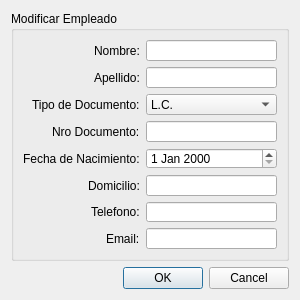
<?xml version="1.0" encoding="UTF-8"?>
<ui version="4.0">
 <class>DialogModificarPersonal</class>
 <widget class="QDialog" name="DialogModificarPersonal">
  <property name="geometry">
   <rect>
    <x>0</x>
    <y>0</y>
    <width>300</width>
    <height>300</height>
   </rect>
  </property>
  <property name="minimumSize">
   <size>
    <width>300</width>
    <height>300</height>
   </size>
  </property>
  <property name="maximumSize">
   <size>
    <width>300</width>
    <height>300</height>
   </size>
  </property>
  <property name="windowTitle">
   <string>Modificar Personal</string>
  </property>
  <layout class="QVBoxLayout" name="verticalLayout">
   <item>
    <widget class="QGroupBox" name="groupBox">
     <property name="title">
      <string>Modificar Empleado</string>
     </property>
     <layout class="QFormLayout" name="formLayout">
      <property name="labelAlignment">
       <set>Qt::AlignRight|Qt::AlignTrailing|Qt::AlignVCenter</set>
      </property>
      <item row="0" column="0">
       <widget class="QLabel" name="label">
        <property name="text">
         <string>Nombre:</string>
        </property>
       </widget>
      </item>
      <item row="1" column="0">
       <widget class="QLabel" name="label_2">
        <property name="text">
         <string>Apellido:</string>
        </property>
       </widget>
      </item>
      <item row="0" column="1">
       <widget class="QLineEdit" name="lineEditNombre"/>
      </item>
      <item row="3" column="0">
       <widget class="QLabel" name="label_3">
        <property name="text">
         <string>Nro Documento:</string>
        </property>
       </widget>
      </item>
      <item row="1" column="1">
       <widget class="QLineEdit" name="lineEditApellido"/>
      </item>
      <item row="3" column="1">
       <widget class="QLineEdit" name="lineEditNroDocumento"/>
      </item>
      <item row="5" column="1">
       <widget class="QLineEdit" name="lineEditDomicilio"/>
      </item>
      <item row="5" column="0">
       <widget class="QLabel" name="label_4">
        <property name="text">
         <string>Domicilio:</string>
        </property>
       </widget>
      </item>
      <item row="2" column="0">
       <widget class="QLabel" name="label_5">
        <property name="text">
         <string>Tipo de Documento:</string>
        </property>
       </widget>
      </item>
      <item row="2" column="1">
       <widget class="QComboBox" name="comboBoxTipoDocumento">
        <item>
         <property name="text">
          <string>L.C.</string>
         </property>
        </item>
        <item>
         <property name="text">
          <string>D.N.I.</string>
         </property>
        </item>
       </widget>
      </item>
      <item row="4" column="0">
       <widget class="QLabel" name="label_6">
        <property name="text">
         <string>Fecha de Nacimiento:</string>
        </property>
       </widget>
      </item>
      <item row="4" column="1">
       <widget class="QDateEdit" name="dateEditFechaNacimiento"/>
      </item>
      <item row="6" column="0">
       <widget class="QLabel" name="label_7">
        <property name="text">
         <string>Telefono:</string>
        </property>
       </widget>
      </item>
      <item row="7" column="0">
       <widget class="QLabel" name="label_8">
        <property name="text">
         <string>Email:</string>
        </property>
       </widget>
      </item>
      <item row="6" column="1">
       <widget class="QLineEdit" name="lineEditTelefono"/>
      </item>
      <item row="7" column="1">
       <widget class="QLineEdit" name="lineEditEmail"/>
      </item>
     </layout>
    </widget>
   </item>
   <item>
    <widget class="QDialogButtonBox" name="buttonBox">
     <property name="orientation">
      <enum>Qt::Horizontal</enum>
     </property>
     <property name="standardButtons">
      <set>QDialogButtonBox::Cancel|QDialogButtonBox::Ok</set>
     </property>
    </widget>
   </item>
  </layout>
 </widget>
 <resources/>
 <connections>
  <connection>
   <sender>buttonBox</sender>
   <signal>accepted()</signal>
   <receiver>DialogModificarPersonal</receiver>
   <slot>accept()</slot>
   <hints>
    <hint type="sourcelabel">
     <x>248</x>
     <y>254</y>
    </hint>
    <hint type="destinationlabel">
     <x>157</x>
     <y>274</y>
    </hint>
   </hints>
  </connection>
  <connection>
   <sender>buttonBox</sender>
   <signal>rejected()</signal>
   <receiver>DialogModificarPersonal</receiver>
   <slot>reject()</slot>
   <hints>
    <hint type="sourcelabel">
     <x>316</x>
     <y>260</y>
    </hint>
    <hint type="destinationlabel">
     <x>286</x>
     <y>274</y>
    </hint>
   </hints>
  </connection>
 </connections>
</ui>
